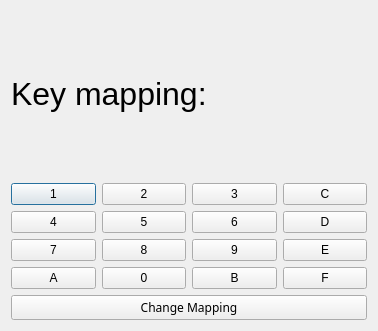
<?xml version="1.0" encoding="UTF-8"?>
<ui version="4.0">
 <class>KeyboardDialog</class>
 <widget class="QDialog" name="KeyboardDialog">
  <property name="geometry">
   <rect>
    <x>0</x>
    <y>0</y>
    <width>378</width>
    <height>331</height>
   </rect>
  </property>
  <property name="windowTitle">
   <string>Dialog</string>
  </property>
  <layout class="QVBoxLayout" name="verticalLayout">
   <item>
    <layout class="QHBoxLayout" name="horizontalLayout">
     <item>
      <widget class="QLabel" name="label">
       <property name="font">
        <font>
         <pointsize>24</pointsize>
        </font>
       </property>
       <property name="text">
        <string>Key mapping:</string>
       </property>
      </widget>
     </item>
     <item>
      <widget class="QLabel" name="key_label">
       <property name="font">
        <font>
         <pointsize>24</pointsize>
        </font>
       </property>
       <property name="text">
        <string/>
       </property>
      </widget>
     </item>
    </layout>
   </item>
   <item>
    <layout class="QHBoxLayout" name="horizontalLayout_2">
     <item>
      <widget class="QPushButton" name="pushButton">
       <property name="text">
        <string>1</string>
       </property>
      </widget>
     </item>
     <item>
      <widget class="QPushButton" name="pushButton_2">
       <property name="text">
        <string>2</string>
       </property>
      </widget>
     </item>
     <item>
      <widget class="QPushButton" name="pushButton_3">
       <property name="text">
        <string>3</string>
       </property>
      </widget>
     </item>
     <item>
      <widget class="QPushButton" name="pushButton_C">
       <property name="text">
        <string>C</string>
       </property>
      </widget>
     </item>
    </layout>
   </item>
   <item>
    <layout class="QHBoxLayout" name="horizontalLayout_3">
     <item>
      <widget class="QPushButton" name="pushButton_4">
       <property name="text">
        <string>4</string>
       </property>
      </widget>
     </item>
     <item>
      <widget class="QPushButton" name="pushButton_5">
       <property name="text">
        <string>5</string>
       </property>
      </widget>
     </item>
     <item>
      <widget class="QPushButton" name="pushButton_6">
       <property name="text">
        <string>6</string>
       </property>
      </widget>
     </item>
     <item>
      <widget class="QPushButton" name="pushButton_D">
       <property name="text">
        <string>D</string>
       </property>
      </widget>
     </item>
    </layout>
   </item>
   <item>
    <layout class="QHBoxLayout" name="horizontalLayout_4">
     <item>
      <widget class="QPushButton" name="pushButton_7">
       <property name="text">
        <string>7</string>
       </property>
      </widget>
     </item>
     <item>
      <widget class="QPushButton" name="pushButton_8">
       <property name="text">
        <string>8</string>
       </property>
      </widget>
     </item>
     <item>
      <widget class="QPushButton" name="pushButton_9">
       <property name="text">
        <string>9</string>
       </property>
      </widget>
     </item>
     <item>
      <widget class="QPushButton" name="pushButton_E">
       <property name="text">
        <string>E</string>
       </property>
      </widget>
     </item>
    </layout>
   </item>
   <item>
    <layout class="QHBoxLayout" name="horizontalLayout_5">
     <item>
      <widget class="QPushButton" name="pushButton_A">
       <property name="text">
        <string>A</string>
       </property>
      </widget>
     </item>
     <item>
      <widget class="QPushButton" name="pushButton_0">
       <property name="text">
        <string>0</string>
       </property>
      </widget>
     </item>
     <item>
      <widget class="QPushButton" name="pushButton_B">
       <property name="text">
        <string>B</string>
       </property>
      </widget>
     </item>
     <item>
      <widget class="QPushButton" name="pushButton_F">
       <property name="text">
        <string>F</string>
       </property>
      </widget>
     </item>
    </layout>
   </item>
   <item>
    <widget class="QPushButton" name="changeMappingPushButton">
     <property name="font">
      <font>
       <family>Droid Sans Japanese</family>
      </font>
     </property>
     <property name="text">
      <string>Change Mapping</string>
     </property>
     <property name="checkable">
      <bool>true</bool>
     </property>
    </widget>
   </item>
  </layout>
 </widget>
 <resources/>
 <connections/>
</ui>
